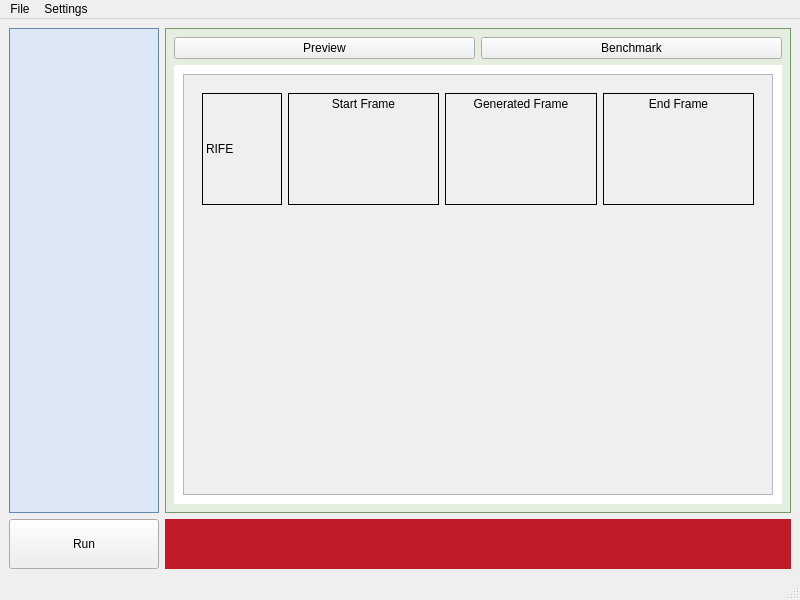
<?xml version="1.0" encoding="UTF-8"?>
<ui version="4.0">
 <class>MainWindow</class>
 <widget class="QMainWindow" name="MainWindow">
  <property name="geometry">
   <rect>
    <x>0</x>
    <y>0</y>
    <width>800</width>
    <height>600</height>
   </rect>
  </property>
  <property name="windowTitle">
   <string>MainWindow</string>
  </property>
  <property name="autoFillBackground">
   <bool>false</bool>
  </property>
  <widget class="QWidget" name="centralwidget">
   <layout class="QGridLayout" name="gridLayout">
    <item row="0" column="1">
     <widget class="QWidget" name="resultsPanel" native="true">
      <property name="minimumSize">
       <size>
        <width>50</width>
        <height>50</height>
       </size>
      </property>
      <property name="maximumSize">
       <size>
        <width>16777215</width>
        <height>16777215</height>
       </size>
      </property>
      <property name="styleSheet">
       <string notr="true">QWidget#resultsPanel {
    background-color: #e5efdf;
    border: 1px solid #779966;
}</string>
      </property>
      <layout class="QVBoxLayout" name="verticalLayout">
       <item>
        <layout class="QHBoxLayout" name="ButtonHorizontalLayout">
         <item>
          <widget class="QPushButton" name="previewButton">
           <property name="text">
            <string>Preview</string>
           </property>
          </widget>
         </item>
         <item>
          <widget class="QPushButton" name="benchmarkButton">
           <property name="text">
            <string>Benchmark</string>
           </property>
          </widget>
         </item>
        </layout>
       </item>
       <item>
        <widget class="QStackedWidget" name="contentStack">
         <property name="styleSheet">
          <string notr="true">QStackedWidget#contentStack {
	background-color: rgb(255, 255, 255);
}</string>
         </property>
         <property name="currentIndex">
          <number>0</number>
         </property>
         <widget class="QWidget" name="previewPage">
          <property name="styleSheet">
           <string notr="true"/>
          </property>
          <layout class="QVBoxLayout" name="verticalLayout_3">
           <item>
            <widget class="QScrollArea" name="previewScrollArea">
             <property name="styleSheet">
              <string notr="true"/>
             </property>
             <property name="widgetResizable">
              <bool>true</bool>
             </property>
             <widget class="QWidget" name="previewRowsContainer">
              <property name="geometry">
               <rect>
                <x>0</x>
                <y>0</y>
                <width>588</width>
                <height>400</height>
               </rect>
              </property>
              <layout class="QVBoxLayout" name="verticalLayout_4">
               <item>
                <widget class="QWidget" name="algorithmPreview1" native="true">
                 <property name="minimumSize">
                  <size>
                   <width>0</width>
                   <height>130</height>
                  </size>
                 </property>
                 <property name="maximumSize">
                  <size>
                   <width>16777215</width>
                   <height>130</height>
                  </size>
                 </property>
                 <layout class="QHBoxLayout" name="horizontalLayout" stretch="0,1,1,1">
                  <item>
                   <widget class="QLabel" name="rifeLabel">
                    <property name="minimumSize">
                     <size>
                      <width>80</width>
                      <height>0</height>
                     </size>
                    </property>
                    <property name="maximumSize">
                     <size>
                      <width>80</width>
                      <height>16777215</height>
                     </size>
                    </property>
                    <property name="frameShape">
                     <enum>QFrame::Shape::Box</enum>
                    </property>
                    <property name="text">
                     <string>RIFE</string>
                    </property>
                   </widget>
                  </item>
                  <item>
                   <widget class="QLabel" name="startFrameLabel">
                    <property name="minimumSize">
                     <size>
                      <width>120</width>
                      <height>90</height>
                     </size>
                    </property>
                    <property name="frameShape">
                     <enum>QFrame::Shape::Box</enum>
                    </property>
                    <property name="text">
                     <string>Start Frame</string>
                    </property>
                    <property name="alignment">
                     <set>Qt::AlignmentFlag::AlignHCenter|Qt::AlignmentFlag::AlignTop</set>
                    </property>
                   </widget>
                  </item>
                  <item>
                   <widget class="QLabel" name="generatedFrameLabel">
                    <property name="minimumSize">
                     <size>
                      <width>120</width>
                      <height>90</height>
                     </size>
                    </property>
                    <property name="frameShape">
                     <enum>QFrame::Shape::Box</enum>
                    </property>
                    <property name="text">
                     <string>Generated Frame</string>
                    </property>
                    <property name="alignment">
                     <set>Qt::AlignmentFlag::AlignHCenter|Qt::AlignmentFlag::AlignTop</set>
                    </property>
                   </widget>
                  </item>
                  <item>
                   <widget class="QLabel" name="endFrameLabel">
                    <property name="minimumSize">
                     <size>
                      <width>120</width>
                      <height>90</height>
                     </size>
                    </property>
                    <property name="frameShape">
                     <enum>QFrame::Shape::Box</enum>
                    </property>
                    <property name="text">
                     <string>End Frame</string>
                    </property>
                    <property name="alignment">
                     <set>Qt::AlignmentFlag::AlignHCenter|Qt::AlignmentFlag::AlignTop</set>
                    </property>
                   </widget>
                  </item>
                 </layout>
                </widget>
               </item>
               <item>
                <spacer name="verticalSpacer_2">
                 <property name="orientation">
                  <enum>Qt::Orientation::Vertical</enum>
                 </property>
                 <property name="sizeHint" stdset="0">
                  <size>
                   <width>20</width>
                   <height>40</height>
                  </size>
                 </property>
                </spacer>
               </item>
              </layout>
             </widget>
            </widget>
           </item>
          </layout>
         </widget>
         <widget class="QWidget" name="benchmarkPage"/>
        </widget>
       </item>
      </layout>
     </widget>
    </item>
    <item row="0" column="0">
     <widget class="QWidget" name="controlsPanel" native="true">
      <property name="minimumSize">
       <size>
        <width>150</width>
        <height>50</height>
       </size>
      </property>
      <property name="maximumSize">
       <size>
        <width>150</width>
        <height>16777215</height>
       </size>
      </property>
      <property name="styleSheet">
       <string notr="true">QWidget#controlsPanel {
    background-color: #dce8f5;
    border: 1px solid #6688aa;
}</string>
      </property>
      <layout class="QVBoxLayout" name="verticalLayout_2">
       <item>
        <spacer name="verticalSpacer">
         <property name="orientation">
          <enum>Qt::Orientation::Vertical</enum>
         </property>
         <property name="sizeHint" stdset="0">
          <size>
           <width>20</width>
           <height>40</height>
          </size>
         </property>
        </spacer>
       </item>
      </layout>
     </widget>
    </item>
    <item row="1" column="1">
     <widget class="QWidget" name="settingsPanel" native="true">
      <property name="enabled">
       <bool>true</bool>
      </property>
      <property name="minimumSize">
       <size>
        <width>50</width>
        <height>50</height>
       </size>
      </property>
      <property name="styleSheet">
       <string notr="true">QWidget#settingsPanel {
	background-color: rgb(192, 28, 40);
}</string>
      </property>
     </widget>
    </item>
    <item row="1" column="0">
     <widget class="QPushButton" name="runButton">
      <property name="minimumSize">
       <size>
        <width>50</width>
        <height>50</height>
       </size>
      </property>
      <property name="text">
       <string>Run</string>
      </property>
     </widget>
    </item>
   </layout>
  </widget>
  <widget class="QMenuBar" name="menubar">
   <property name="geometry">
    <rect>
     <x>0</x>
     <y>0</y>
     <width>800</width>
     <height>26</height>
    </rect>
   </property>
   <widget class="QMenu" name="menuFile">
    <property name="title">
     <string>File</string>
    </property>
    <widget class="QMenu" name="menuLoad_Input">
     <property name="title">
      <string>Load Input</string>
     </property>
     <addaction name="actionLoadVideo"/>
     <addaction name="actionLoadFrames"/>
    </widget>
    <addaction name="menuLoad_Input"/>
   </widget>
   <widget class="QMenu" name="menuSettings">
    <property name="title">
     <string>Settings</string>
    </property>
   </widget>
   <addaction name="menuFile"/>
   <addaction name="menuSettings"/>
  </widget>
  <widget class="QStatusBar" name="statusbar"/>
  <action name="actionLoadVideo">
   <property name="enabled">
    <bool>false</bool>
   </property>
   <property name="text">
    <string>Load Video (mp4, gif)</string>
   </property>
   <property name="shortcut">
    <string>Ctrl+O</string>
   </property>
  </action>
  <action name="actionLoadFrames">
   <property name="text">
    <string>Load Frames (png, jpg)</string>
   </property>
   <property name="shortcut">
    <string>Ctrl+I</string>
   </property>
  </action>
 </widget>
 <resources/>
 <connections/>
</ui>
